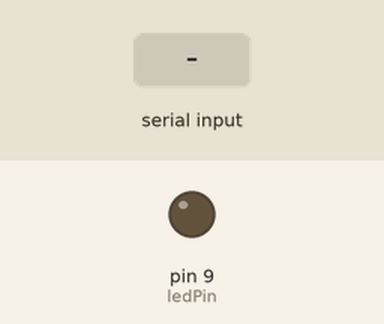
Bench run of a sketch on a simulated Arduino Uno, built with avr-gcc and run on an emulated ATmega328P. Shown: output pins drawn as LEDs (lit = HIGH). The inputs (shaded band) are chosen by the test bench. What the sketch prints to the serial monitor is not drawn.

Above: at 1.2 s.
1.3 s: "90,45\n" received over Serial
At 2.8 s:
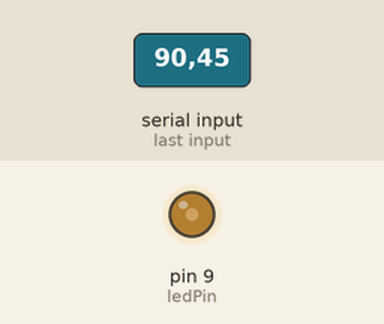
3.8 s: "30,150\n" received over Serial
At 5.9 s:
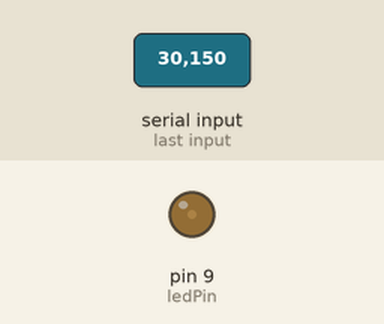
6.3 s: "200\n" received over Serial
At 7.7 s:
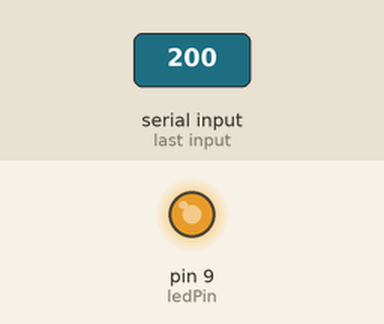
8.8 s: "90\n" received over Serial
At 10.8 s:
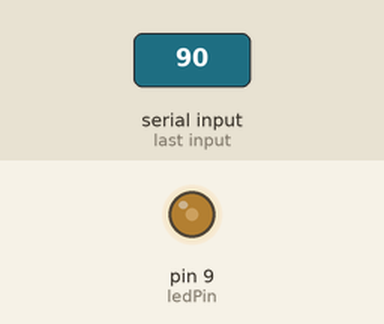
Timing chart, 0 to 12.3 s (numbered marks = the images above; inputs shaded):
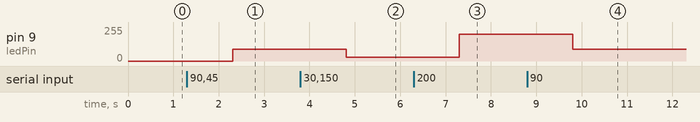

The sketch:

SerialEcho.ino
```cpp
const int ledPin = 9;

void setup() {
// Turn the Serial Protocol ON
  Serial.begin(9600);
  pinMode(ledPin, OUTPUT);
}

void loop() {
  if (Serial.available() > 0) {
    String s = Serial.readString();
    int x = s.toInt();
    byte volts = (byte)x;
    Serial.write(volts);

    analogWrite(ledPin, volts);
  }
}
```

Measured:
- after the input at 1.3 s, pin 9 (ledPin): 0/255 → 90/255 after 1.0 s
- after the input at 3.8 s, pin 9 (ledPin): 90/255 → 30/255 after 1.0 s
- after the input at 6.3 s, pin 9 (ledPin): 30/255 → 200/255 after 1.0 s
- after the input at 8.8 s, pin 9 (ledPin): 200/255 → 90/255 after 1.0 s
